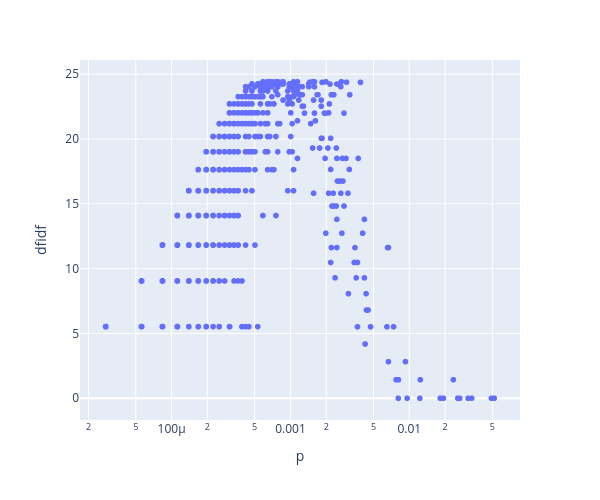

The code cell stored with this chart in its notebook:
### Code cell
px.scatter(VOCAB, 'p', 'dfidf', log_x=True, hover_name='term_str', height=500, width=600)

### Figure 1 — Plotly figure (JSON) as saved in the notebook; plotly's stock layout.template omitted (floating-point values rounded to 4 significant figures; data arrays with more than 128 entries replaced by an {"elided": "..."} marker saying what was removed)
{"data": [{"hovertemplate": "<b>%{hovertext}</b><br><br>p=%{x}<br>dfidf=%{y}<extra></extra>", "hovertext": {"elided": "4600 str values"}, "legendgroup": "", "marker": {"color": "#636efa", "symbol": "circle"}, "mode": "markers", "name": "", "showlegend": false, "type": "scattergl", "x": {"elided": "4600 float values"}, "xaxis": "x", "y": {"elided": "4600 float values"}, "yaxis": "y"}], "layout": {"height": 500, "legend": {"tracegroupgap": 0}, "margin": {"t": 60}, "width": 600, "xaxis": {"anchor": "y", "autorange": true, "domain": [0, 1], "range": [-4.77, -1.069], "title": {"text": "p"}, "type": "log"}, "yaxis": {"anchor": "x", "autorange": true, "domain": [0, 1], "range": [-1.678, 26.09], "title": {"text": "dfidf"}, "type": "linear"}}}
